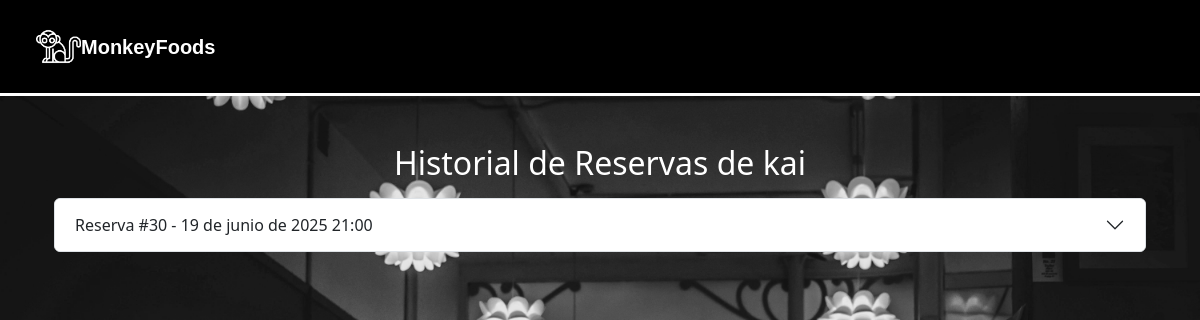
The page /reservas/historial-usuario/38/ (signed in) on the database as committed earlier.
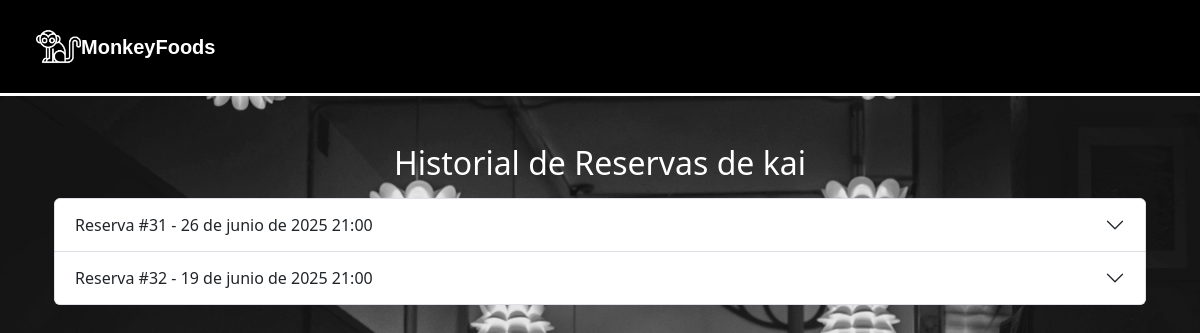
The same page on the database as committed later.
### apps/reservas/models.py (models this page shows, shortened)
class Reserva(models.Model):
    ESTADOS_RESERVA = (
        ('borrador', 'Borrador'),
        ('completada', 'Completada'),
    )
    id_reserva = models.CharField(max_length=12, unique=True, editable=False)
    cliente = models.ForeignKey(settings.AUTH_USER_MODEL, on_delete=models.CASCADE)
    nombre_reserva = models.CharField(max_length=100)
    fecha = models.DateField()
    hora = models.TimeField()
    telefono = models.CharField(max_length=20)
    comensales = models.PositiveIntegerField(default=1)
    abono = models.DecimalField(max_digits=8, decimal_places=2)
    total = models.DecimalField(max_digits=8, decimal_places=2)
    mesas = models.ManyToManyField('Mesa')
    menu = models.ForeignKey(Menu, on_delete=models.SET_NULL, null=True, blank=True)  #modelo menú
    zona = models.ForeignKey('Zona', on_delete=models.CASCADE, null=True, blank=True)
    estado = models.CharField(max_length=20, choices=ESTADOS_RESERVA, default='borrador')

### apps/reservas/views.py (the view)
# urls.py: path('historial-usuario/<int:usuario_id>/', views.historial_usuario_admin, name='historial_usuario_admin'),
@user_passes_test(es_admin)
def historial_usuario_admin(request, usuario_id):
    usuario = get_object_or_404(CustomUser, id=usuario_id)
    reservas = Reserva.objects.filter(cliente=usuario).order_by('-fecha', '-hora')
    return render(request, 'reservas/historial_usuario_admin.html', {
        'usuario': usuario,
        'reservas': reservas
    })

### apps/reservas/views.py (called while the page is built)
def es_admin(user):
    return user.is_authenticated and user.rol == 4

### apps/reservas/templates/reservas/historial_usuario_admin.html (shortened to what this page needs)
{% extends 'base.html' %}
{% load static %}
{% block content %}
<div class="form-container">
  <div class="container mb-2">
    <h2 class="text-white text-center mb-3">Historial de Reservas de {{ usuario.username }}</h2>
    <div class="accordion" id="accordionReservas">
      {% for reserva in reservas %}
      <div class="accordion-item">
        <h2 class="accordion-header" id="heading{{ reserva.id }}">
          <button class="accordion-button collapsed" type="button" data-bs-toggle="collapse" data-bs-target="#collapse{{ reserva.id }}">
            Reserva #{{ reserva.id }} - {{ reserva.fecha }} {{ reserva.hora }}
          </button>
        </h2>
      </div>
      {% empty %}
      <p class="text-center" style="font-size: 18px; color: grey; font-style: italic;">Este usuario no tiene reservas registradas.</p>
      {% endfor %}
    </div>
  </div>
</div>
{% endblock %}

Rows that differ between the two databases and show on the page:
removed Reserva: id "30", fecha "19 de junio de 2025", hora "21:00"
added Reserva: id "31", fecha "26 de junio de 2025", hora "21:00"
added Reserva: id "32", fecha "19 de junio de 2025", hora "21:00"
